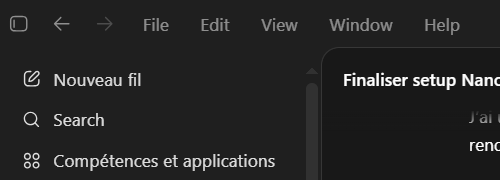
#> input picture ocr_screen_sample.png, 500 x 180 px
$ python OMEGA_VISION.py ocr_screen_sample.png
#> lines starting #> are read from the running program, lines starting #| are printed output that depends on the picture
import os
import sys
import json
from PIL import Image, ImageDraw, ImageFont

def apply_vision_grid(image_path, output_path, cell_size=100):
    """Dessine une grille de coordonnées sur le screenshot pour aider Gemini Vision à viser."""
#> called with image_path = 'ocr_screen_sample.png', output_path = 'ocr_screen_sample_grid.png', cell_size = 100
    try:
        img = Image.open(image_path)
#> img is the input picture: PIL image 500x180 RGB; min 23, max 255, mean 36.8
        draw = ImageDraw.Draw(img)
        width, height = img.size
#> width = 500; height = 180

        # Dessin de la grille
        for x in range(0, width, cell_size):
            draw.line([(x, 0), (x, height)], fill="red", width=1)
            draw.text((x+5, 5), str(x), fill="red")

        for y in range(0, height, cell_size):
            draw.line([(0, y), (width, y)], fill="red", width=1)
            draw.text((5, y+5), str(y), fill="red")

        img.save(output_path)
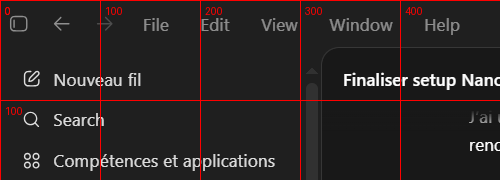
#> saved as ocr_screen_sample_grid.png: PIL image 500x180 RGB; mean R, G, B 42.1, 36.1, 36.1
        return output_path
    except Exception as e:
        return f"Error: {e}"

if __name__ == "__main__":
    if len(sys.argv) < 2:
        print("Usage: python OMEGA_VISION.py <image_path>")
        sys.exit(1)

    path = sys.argv[1]
    out = path.replace(".jpg", "_grid.jpg").replace(".png", "_grid.png")
    print(f"Vision Grid générée : {apply_vision_grid(path, out)}")
